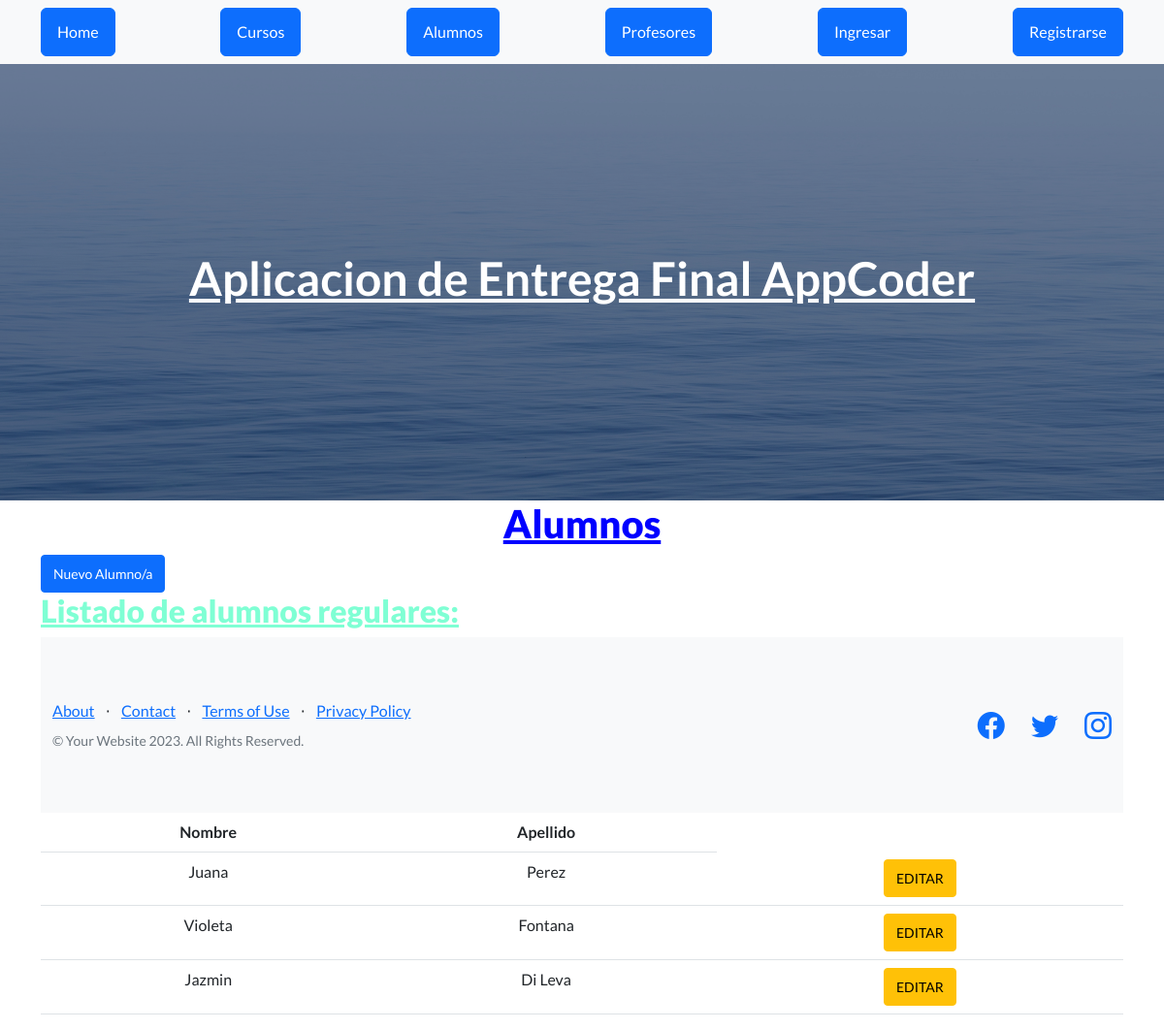
Page /Aplicacion/ver_alumnos on the committed database.
### Aplicacion/models.py (models this page shows, shortened)
class Alumnos(models.Model):
    nombre=models.CharField(max_length=30)
    apellido=models.CharField(max_length=30)

### Aplicacion/views.py (the view)
# urls.py: path("ver_alumnos", views.ver_alumnos, name= "alumnos"),
def ver_alumnos(request):
    alumnos=Alumnos.objects.all()
    dicc={"alumnos": alumnos}
    plantilla=loader.get_template("alumnos.html")
    documento=plantilla.render(dicc)
    return HttpResponse (documento)

### Aplicacion/template/alumnos.html (shortened to what this page needs)
{% extends 'padre.html' %}
{% load static %}
{% block contenido %}
    <main class="container">
        <h1 class=" text-center title" style="color: blue;"><u><b>Alumnos</b></u> </h1>
        <a href="alta_alumnos" class=" btn btn-primary btn-sm "> Nuevo Alumno/a </a>
            <h2 class="text title" style="color:aquamarine"> <u><b>Listado de alumnos regulares:</b></u></h2>
            <table class="table text-center">
                <thead>
                    <tr>
                        <th>Nombre</th>
                        <th>Apellido</th>
                    </tr>
                </thead>
                <tbody>
                    {% for n in alumnos %}
                        <tr>
                            <td>{{n.nombre}}</td>
                            <td>{{n.apellido}}</td>
                            <td><a href="{% url 'editar_alum' n.id%}" class="btn btn-warning btn-sm"> EDITAR </a></td>
                        </tr>
                    {% endfor %}
                </tbody>
        </main>
{% endblock %}

### rows in the picture
Alumnos: nombre "Juana", apellido "Perez"
Alumnos: nombre "Violeta", apellido "Fontana"
Alumnos: nombre "Jazmin", apellido "Di Leva"
